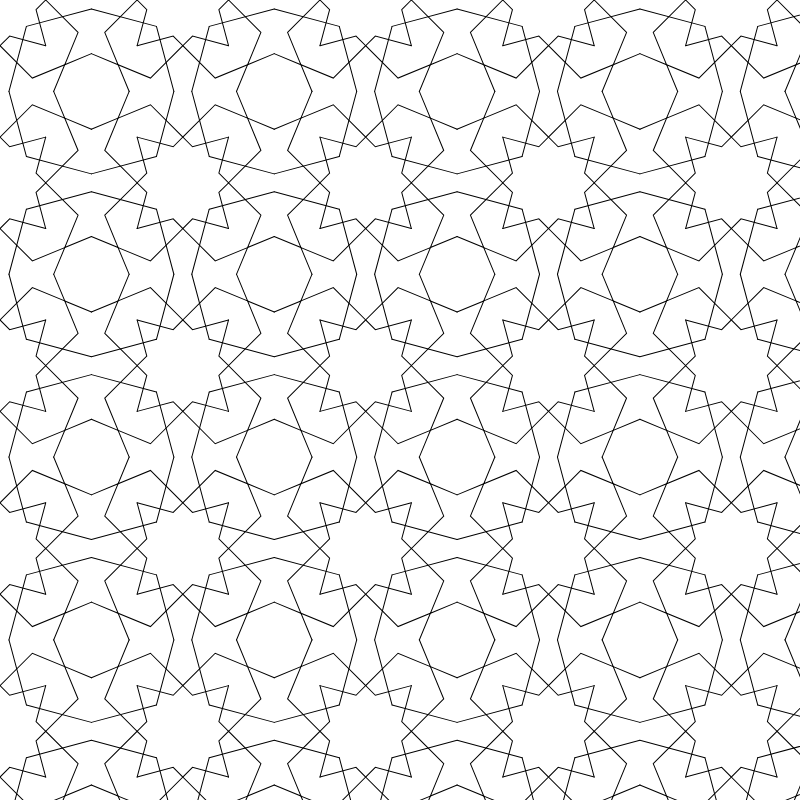
Frame 1 (no input)
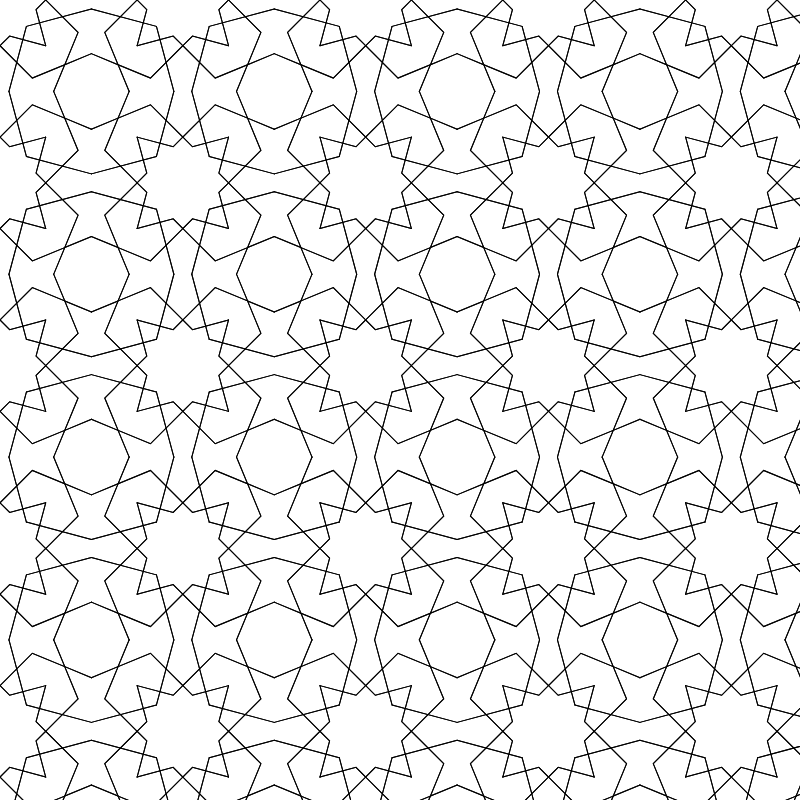
Frame 2 (the mouse pressed at the canvas centre, redrawn once)

The p5.js sketch that drew these frames (run headless with seeded random() and noise() and a simulated clock; the mouse was pressed at the canvas centre and the sketch redrawn once):

// p5.js sketch
// ── sketch.js
/*
Code written by Selcuk ARTUT 2022
Geometric Patterns with Creative Coding 
All rights reserved
*/

//Motif class
class Motif {
    constructor(a) {
        this.a = a;
    }

    display() {
        let a, b, c, d, e, f, g, h;
        a = this.a;
        b = (a * sin(75)) / sin(15);
        c = (b * cos(45)) / cos(15);
        d = b + c;
        e = 2 * d;
        f = 2 * e * cos(45);
        g = f * (sin(22.5) / sin(112, 5));
        h = g * (sin(45) / sin(67, 5));

        let x0, y0, x1, y1, x2, y2, x3, y3, x4, y4, x5, y5, x6, y6, x7, y7;
        x0 = 0;
        y0 = a;
        x1 = (2.0 * e - (a + b + c)) * (sin(45) / sin(75)) * cos(30);
        y1 = (2.0 * e - (a + b + c)) * (sin(45) / sin(75)) * sin(30) + a;
        x2 = 0;
        y2 = d;
        x3 = tan(30) * y2;
        y3 = 0;
        x4 = b + c;
        y4 = 0;
        x5 = x4;
        y5 = (e - g) / 2 + y2;
        x6 = 0;
        y6 = 3 * d - g;
        x7 = h * cos(22.5);
        y7 = h * sin(22.5) + 3 * d - g;

        push();
            rotate(45);
            for (let j = 0; j < 4; j++) {
                push();
                    rotate(j * 90);
                    push();
                        translate(0, -d);
                        let mirror = 1;
                        for (let i = 0; i < 2; i++) {
                            push();
                                scale(mirror, 1);
                                beginShape();
                                vertex(x0, -y0);
                                vertex(x1, -y1);
                                endShape();
                                beginShape();
                                vertex(x2, -y2);
                                vertex(x3, -y3);
                                vertex(x4, -y4);
                                vertex(x5, -y5);
                                vertex(x6, -y6);
                                vertex(x7, -y7);
                                endShape();
                            pop();
                            mirror = mirror * -1;
                        }
                    pop();
                pop();
            }
        pop();
    }
}

//scale factor
let a = 5;
let motif = new Motif(a);
let nRow;
let nCol;
let xOff, yOff;

function setup() {
    createCanvas(800, 800);
    angleMode(DEGREES);
    noFill();
    noLoop();

    let b, c, d, e, f, g, h;
    b = (a * sin(75)) / sin(15);
    c = (b * cos(45)) / cos(15);
    d = b + c;
    e = 2 * d;
    f = 2 * e * cos(45);

    xOff = 2 * f;
    yOff = 2 * f;
    
    //approximate the nRow and nCol values
    nRow = ceil(height / xOff);
    nCol = ceil(width / yOff);
}

function draw() {
    push();
        for (let c = 0; c < nCol; c++) {
            for (let r = 0; r < nRow; r++) {
                push();
                    translate(xOff * c, yOff * r);
                    motif.display();
                pop();
            }
        }
    pop();
}
